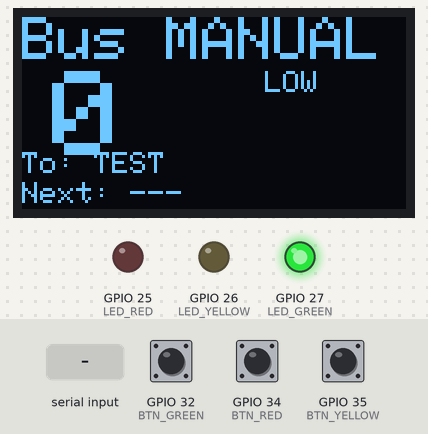
Bench run of a sketch on a simulated ESP32. On the bench: 128×64 one-colour display, output pins drawn as LEDs (lit = HIGH). The test bench sets the inputs (shaded band); at power-on: GPIO 34 (BTN_RED) HIGH, GPIO 35 (BTN_YELLOW) HIGH, GPIO 32 (BTN_GREEN) HIGH. What the sketch prints to the serial monitor is not drawn.

Above: at 3.3 s.
3.4 s: GPIO 34 (BTN_RED) pulled LOW for 0.15 s
At 4.6 s:
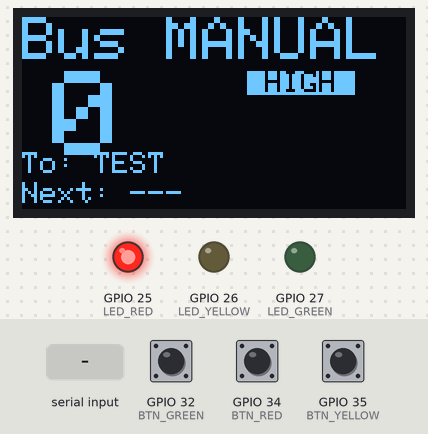
5.0 s: GPIO 35 (BTN_YELLOW) pulled LOW for 0.15 s
At 5.8 s:
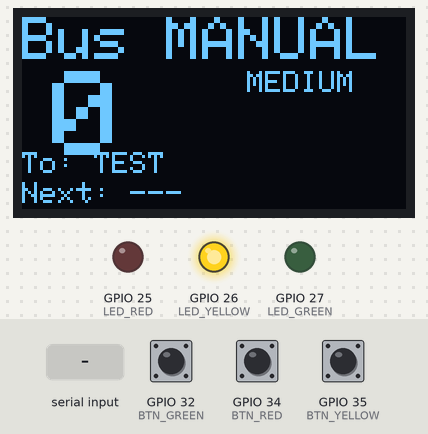
6.6 s: "BUS:90\n" received over Serial
At 7.1 s:
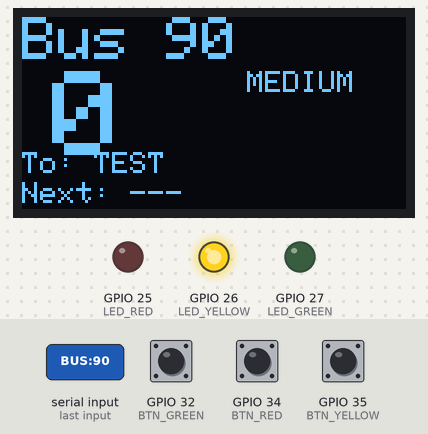
8.1 s: GPIO 32 (BTN_GREEN) pulled LOW for 0.15 s
At 9.3 s:
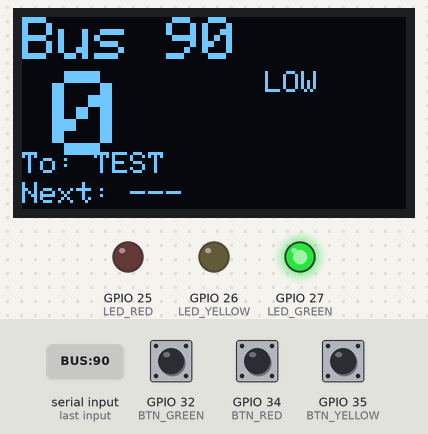
9.7 s: "RED\n" received over Serial
At 10.6 s:
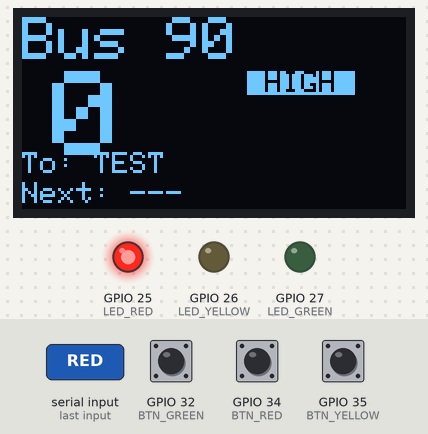
11.2 s: "BUS:,45\n" received over Serial
At 11.8 s:
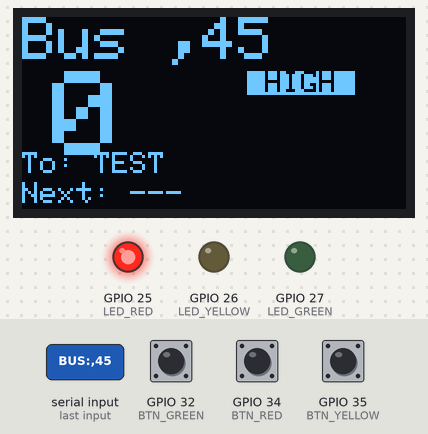
Timing chart, 0 to 13.7 s (numbered marks = the images above; inputs shaded):
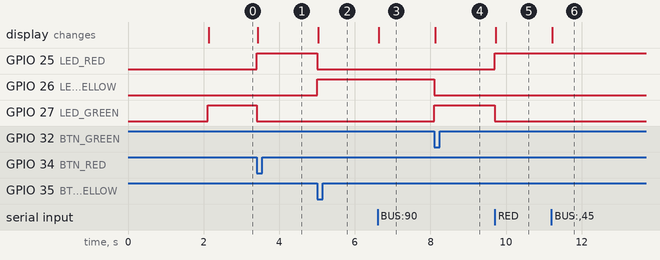

The sketch:

esp32_manual.ino
```cpp
#include <Wire.h>
#include <Adafruit_GFX.h>
#include <Adafruit_SSD1306.h>

// OLED Configuration
#define SCREEN_WIDTH 128
#define SCREEN_HEIGHT 64
#define OLED_RESET -1
#define OLED_SDA 21
#define OLED_SCL 22

Adafruit_SSD1306 display(SCREEN_WIDTH, SCREEN_HEIGHT, &Wire, OLED_RESET);

// Traffic Signal LEDs
#define LED_RED    25
#define LED_YELLOW 26
#define LED_GREEN  27

// Buttons
#define BTN_RED    34
#define BTN_YELLOW 35
#define BTN_GREEN  32

// Data
String busLabel = "MANUAL";
int passengerCount = 0;
String crowdStatus = "LOW";
String destination = "TEST";
String nextArrival = "---";

void setup() {
  Serial.begin(115200);

  // LED pins
  pinMode(LED_RED, OUTPUT);
  pinMode(LED_YELLOW, OUTPUT);
  pinMode(LED_GREEN, OUTPUT);

  // Button pins (pullup)
  pinMode(BTN_RED, INPUT_PULLUP);
  pinMode(BTN_YELLOW, INPUT_PULLUP);
  pinMode(BTN_GREEN, INPUT_PULLUP);

  allLEDsOff();

  // OLED
  Wire.begin(OLED_SDA, OLED_SCL);
  display.begin(SSD1306_SWITCHCAPVCC, 0x3C);

  displayStartup();
  showHelp();

  setStatus("LOW");
}

void loop() {
  // Check buttons
  if (digitalRead(BTN_RED) == LOW) {
    setStatus("HIGH");
    delay(300);
  }
  if (digitalRead(BTN_YELLOW) == LOW) {
    setStatus("MEDIUM");
    delay(300);
  }
  if (digitalRead(BTN_GREEN) == LOW) {
    setStatus("LOW");
    delay(300);
  }

  // Check serial commands
  if (Serial.available()) {
    String cmd = Serial.readStringUntil('\n');
    cmd.trim();
    cmd.toUpperCase();

    if (cmd == "RED" || cmd == "R" || cmd == "HIGH") {
      setStatus("HIGH");
    } else if (cmd == "YELLOW" || cmd == "Y" || cmd == "MEDIUM") {
      setStatus("MEDIUM");
    } else if (cmd == "GREEN" || cmd == "G" || cmd == "LOW") {
      setStatus("LOW");
    } else if (cmd.startsWith("COUNT:")) {
      passengerCount = cmd.substring(6).toInt();
      updateDisplay();
    } else if (cmd.startsWith("BUS:")) {
      busLabel = cmd.substring(4);
      updateDisplay();
    } else if (cmd.startsWith("DEST:")) {
      destination = cmd.substring(5);
      if (destination.length() > 12) destination = destination.substring(0, 12);
      updateDisplay();
    } else if (cmd.startsWith("ARRIVE:")) {
      nextArrival = cmd.substring(7);
      updateDisplay();
    } else if (cmd == "HELP" || cmd == "H" || cmd == "?") {
      showHelp();
    } else if (cmd == "CLEAR" || cmd == "CLS") {
      display.clearDisplay();
      display.display();
    } else if (cmd == "OFF") {
      allLEDsOff();
      Serial.println("All LEDs OFF");
    } else {
      Serial.println("Unknown command. Type HELP");
    }
  }
}

void showHelp() {
  Serial.println("========================================");
  Serial.println("  MANUAL CONTROL - Type commands:");
  Serial.println("========================================");
  Serial.println("  RED / R / HIGH   = Red LED ON");
  Serial.println("  YELLOW / Y      = Yellow LED ON");
  Serial.println("  GREEN / G / LOW  = Green LED ON");
  Serial.println("  OFF              = All LEDs OFF");
  Serial.println("  COUNT:25         = Set passenger count");
  Serial.println("  BUS:12B          = Set bus number");
  Serial.println("  DEST:Chennai      = Set destination");
  Serial.println("  ARRIVE:5 mins    = Set arrival time");
  Serial.println("  HELP / H         = Show this help");
  Serial.println("  CLEAR            = Clear OLED");
  Serial.println("========================================");
  Serial.println("  Or use BUTTONS:");
  Serial.println("  GPIO34 = RED, GPIO35 = YELLOW, GPIO32 = GREEN");
  Serial.println("========================================");
}

void setStatus(String status) {
  crowdStatus = status;
  allLEDsOff();

  if (status == "HIGH") {
    digitalWrite(LED_RED, HIGH);
    Serial.println(">>> RED LED - HIGH CROWD");
  } else if (status == "MEDIUM") {
    digitalWrite(LED_YELLOW, HIGH);
    Serial.println(">>> YELLOW LED - MEDIUM CROWD");
  } else if (status == "LOW") {
    digitalWrite(LED_GREEN, HIGH);
    Serial.println(">>> GREEN LED - LOW CROWD");
  }

  updateDisplay();
}

void allLEDsOff() {
  digitalWrite(LED_RED, LOW);
  digitalWrite(LED_YELLOW, LOW);
  digitalWrite(LED_GREEN, LOW);
}

void updateDisplay() {
  display.clearDisplay();

  // Header
  display.setTextSize(2);
  display.setTextColor(SSD1306_WHITE);
  display.setCursor(0, 0);
  display.print("Bus ");
  display.println(busLabel);

  // Count
  display.setTextSize(4);
  display.setCursor(10, 18);
  display.print(passengerCount);

  // Status
  display.setTextSize(1);
  display.setCursor(75, 18);
  if (crowdStatus == "HIGH") {
    display.setTextColor(SSD1306_BLACK, SSD1306_WHITE);
    display.print(" HIGH ");
  } else if (crowdStatus == "MEDIUM") {
    display.setTextColor(SSD1306_WHITE);
    display.print("MEDIUM");
  } else {
    display.setTextColor(SSD1306_WHITE);
    display.print(" LOW  ");
  }

  // Destination
  display.setTextColor(SSD1306_WHITE);
  display.setTextSize(1);
  display.setCursor(0, 45);
  display.print("To: ");
  display.println(destination);

  // Arrival
  display.setCursor(0, 55);
  display.print("Next: ");
  display.print(nextArrival);

  display.display();
}

void displayStartup() {
  display.clearDisplay();
  display.setTextSize(2);
  display.setTextColor(SSD1306_WHITE);
  display.setCursor(20, 15);
  display.println("MANUAL");
  display.setCursor(35, 35);
  display.println("MODE");
  display.setCursor(15, 52);
  display.setTextSize(1);
  display.println("Type HELP for commands");
  display.display();
  delay(2000);
}
```

Measured:
- after the input at 3.4 s, GPIO 25 (LED_RED): LOW → HIGH at once; GPIO 27 (LED_GREEN): HIGH → LOW at once; the display: changes at once (image 1)
- after the input at 5.0 s, GPIO 25 (LED_RED): HIGH → LOW at once; GPIO 26 (LED_YELLOW): LOW → HIGH at once; the display: changes at once (image 2)
- after the input at 6.6 s, the display: changes at once (image 3)
- after the input at 8.1 s, GPIO 26 (LED_YELLOW): HIGH → LOW at once; GPIO 27 (LED_GREEN): LOW → HIGH at once; the display: changes at once (image 4)
- after the input at 9.7 s, GPIO 25 (LED_RED): LOW → HIGH at once; GPIO 27 (LED_GREEN): HIGH → LOW at once; the display: changes at once (image 5)
- after the input at 11.2 s, the display: changes at once (image 6)
